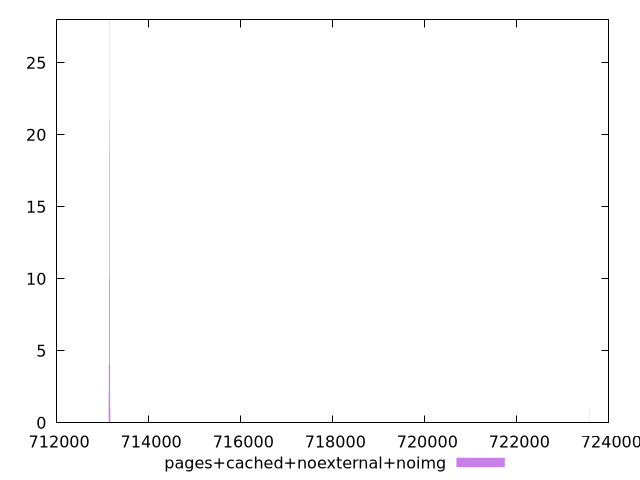

Here is the gnuplot script that generated this plot:
$_pagesCachedNoexternalNoimg <<EOF
713152.1798370613 21
713144.9253886344 10
713155.8070612749 19
713141.2981644209 10
713148.5526128479 28
723569.5677781838 1
713159.4342854883 4
713163.0615097018 1
713134.043715994 2
713137.6709402074 4
EOF
set key outside below
set terminal pngcairo
set output "report_00005_2020-11-02T22-26-11.212Z/total-byte-weight/pages+cached+noexternal+noimg//raw_hist.png"
set yrange [0:28]
set boxwidth 3.6272242134827724
set style fill transparent solid 0.5 noborder
plot $_pagesCachedNoexternalNoimg title "pages+cached+noexternal+noimg" with boxes ,
